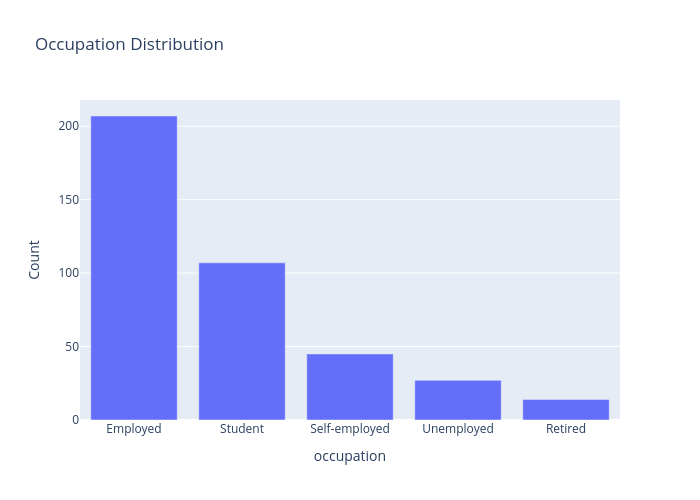

Notebook code for this chart:
### Code cell
fig = px.bar(
    df['occupation'].value_counts().reset_index(),
    x='index', y='occupation',
    labels={'index':'occupation', 'occupation':'Count'},
    title='Occupation Distribution',
    height=500, width= 700)
fig.show()

### Figure 1 — Plotly figure (JSON) as saved in the notebook; plotly's stock layout.template omitted (floating-point values rounded to 4 significant figures)
{"data": [{"alignmentgroup": "True", "hovertemplate": "occupation=%{x}<br>Count=%{y}<extra></extra>", "legendgroup": "", "marker": {"color": "#636efa", "pattern": {"shape": ""}}, "name": "", "offsetgroup": "", "orientation": "v", "showlegend": false, "textposition": "auto", "type": "bar", "x": ["Employed", "Student", "Self-employed", "Unemployed", "Retired"], "xaxis": "x", "y": [207, 107, 45, 27, 14], "yaxis": "y"}], "layout": {"barmode": "relative", "height": 500, "legend": {"tracegroupgap": 0}, "title": {"text": "Occupation Distribution"}, "width": 700, "xaxis": {"anchor": "y", "autorange": true, "domain": [0, 1], "range": [-0.5, 4.5], "title": {"text": "occupation"}, "type": "category"}, "yaxis": {"anchor": "x", "autorange": true, "domain": [0, 1], "range": [0, 217.9], "title": {"text": "Count"}, "type": "linear"}}}
